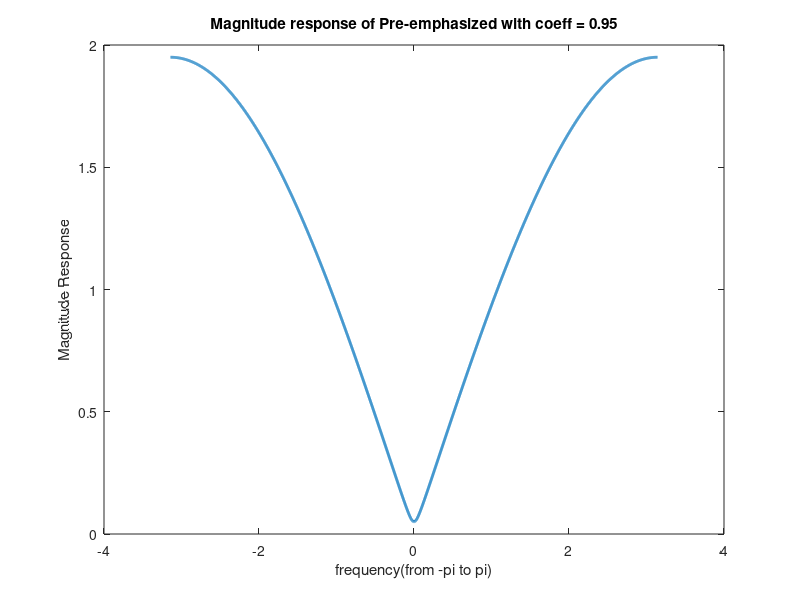
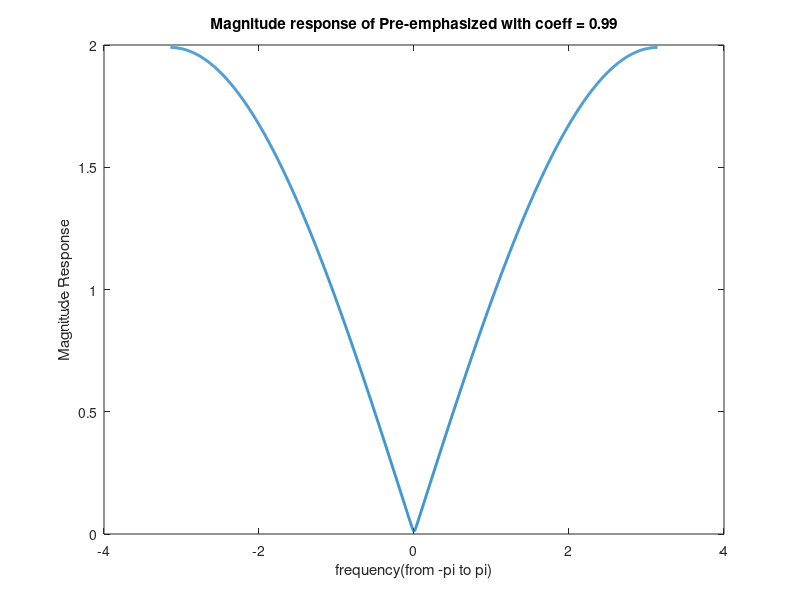
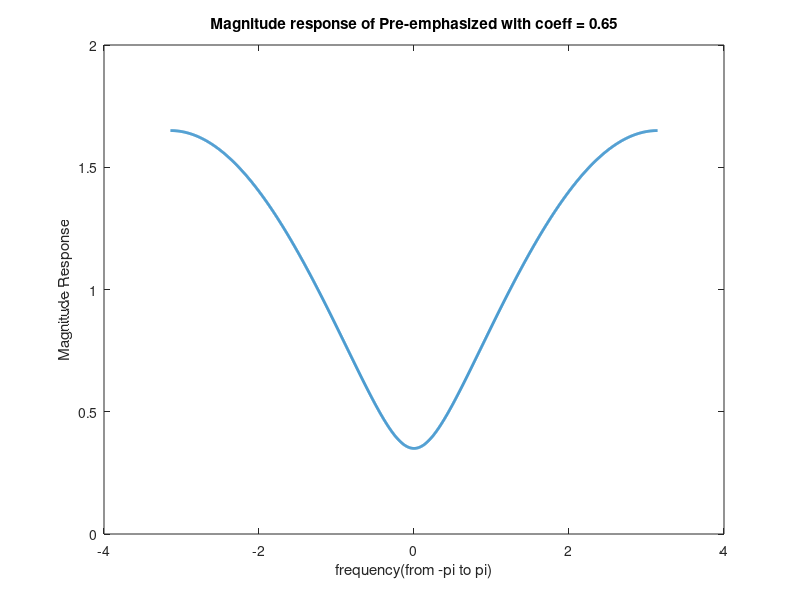

MATLAB code to generate these figures, in order:
freq_min = 0;
freq_max = 22050;
f = linspace(-0.5, 0.5, 3000);
Magnitude_95 = abs(1 - 0.95 * exp(-1i*2*pi*f));
Magnitude_99 = abs(1 - 0.99 * exp(-1i*2*pi*f));
Magnitude_65 = abs(1 - 0.65 * exp(-1i*2*pi*f));

figure(1)
plot(f * 2 * pi, Magnitude_95, '-', 'linewidth', 2)
ylabel('Magnitude Response');
xlabel('frequency(from -pi to pi)');
title('Magnitude response of Pre-emphasized with coeff = 0.95');

figure(2)
plot(f * 2 * pi, Magnitude_99, '-', 'linewidth', 2)
ylabel('Magnitude Response');
xlabel('frequency(from -pi to pi)');
title('Magnitude response of Pre-emphasized with coeff = 0.99');

figure(3)
plot(f * 2 * pi, Magnitude_65, '-', 'linewidth', 2)
ylabel('Magnitude Response');
xlabel('frequency(from -pi to pi)');
title('Magnitude response of Pre-emphasized with coeff = 0.65');

